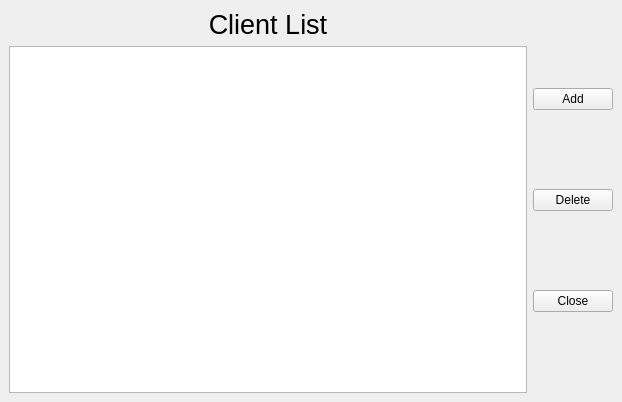
<?xml version="1.0" encoding="UTF-8"?>
<ui version="4.0">
 <class>MainWindow</class>
 <widget class="QMainWindow" name="MainWindow">
  <property name="geometry">
   <rect>
    <x>0</x>
    <y>0</y>
    <width>622</width>
    <height>402</height>
   </rect>
  </property>
  <property name="minimumSize">
   <size>
    <width>622</width>
    <height>402</height>
   </size>
  </property>
  <property name="maximumSize">
   <size>
    <width>622</width>
    <height>402</height>
   </size>
  </property>
  <property name="windowTitle">
   <string>Clients</string>
  </property>
  <widget class="QWidget" name="centralwidget">
   <layout class="QHBoxLayout" name="horizontalLayout">
    <item>
     <layout class="QVBoxLayout" name="verticalLayout_3">
      <item>
       <widget class="QLabel" name="label">
        <property name="font">
         <font>
          <pointsize>20</pointsize>
         </font>
        </property>
        <property name="text">
         <string>Client List</string>
        </property>
        <property name="alignment">
         <set>Qt::AlignCenter</set>
        </property>
       </widget>
      </item>
      <item>
       <widget class="QListWidget" name="client_lw">
        <property name="font">
         <font>
          <pointsize>18</pointsize>
          <stylestrategy>PreferDefault</stylestrategy>
         </font>
        </property>
        <property name="whatsThis">
         <string/>
        </property>
        <property name="layoutDirection">
         <enum>Qt::LeftToRight</enum>
        </property>
        <property name="inputMethodHints">
         <set>Qt::ImhNone</set>
        </property>
        <property name="horizontalScrollBarPolicy">
         <enum>Qt::ScrollBarAsNeeded</enum>
        </property>
       </widget>
      </item>
     </layout>
    </item>
    <item>
     <layout class="QVBoxLayout" name="verticalLayout">
      <property name="spacing">
       <number>0</number>
      </property>
      <property name="topMargin">
       <number>0</number>
      </property>
      <property name="bottomMargin">
       <number>0</number>
      </property>
      <item>
       <widget class="QPushButton" name="client_btn1">
        <property name="text">
         <string>Add</string>
        </property>
       </widget>
      </item>
      <item>
       <widget class="QPushButton" name="client_btn2">
        <property name="text">
         <string>Delete</string>
        </property>
       </widget>
      </item>
      <item>
       <widget class="QPushButton" name="client_btn3">
        <property name="text">
         <string>Close</string>
        </property>
       </widget>
      </item>
     </layout>
    </item>
   </layout>
  </widget>
 </widget>
 <resources/>
 <connections/>
</ui>
